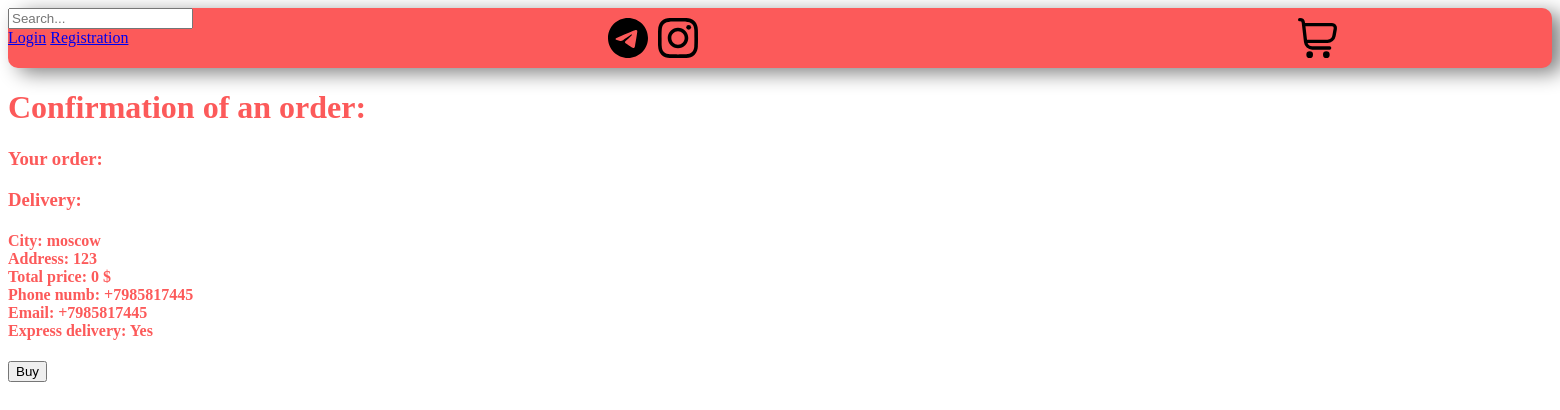
The page /market/order/1/ on the database its author committed.
### app_market/models.py (models this page shows)
class Order(models.Model):
    city = models.CharField(max_length=30)
    address = models.CharField(max_length=40)
    express_delivery = models.BooleanField(help_text='Cost: 500$')
    user = models.ForeignKey(User, on_delete=models.PROTECT, null=True, default=None)
    price = models.IntegerField(default=0)

### app_users/models.py (models this page shows, shortened)
class Profile(models.Model):
    user = models.OneToOneField(User, on_delete=models.CASCADE, verbose_name='user')
    first_name = models.CharField(max_length=20, verbose_name='First name')
    last_name = models.CharField(max_length=20, verbose_name='Last name')
    surname = models.CharField(max_length=20, verbose_name='Surname')
    phone_numb = models.CharField(max_length=15, unique=True, verbose_name='Phone number')
    avatar = models.ImageField(upload_to='files/avatars/', verbose_name='Avatar')
    email = models.EmailField(verbose_name='Email', unique=True)
    reg_date = models.DateTimeField(auto_now_add=True, verbose_name='Registration date')

### app_market/views.py (the view, shortened to what this page needs)
# urls.py: path('order/<int:pk>/', OrderView.as_view(), name='order'),
class OrderView(generic.DetailView):
    model = Order
    template_name = 'app_market/order.html'
    context_object_name = 'order'
    def get_context_data(self, **kwargs):
        context = super().get_context_data(**kwargs)
        context['cart'] = Cart(self.request)
        context['form'] = AddFaveCategory
        return context

### app_market/cart.py (called while the page is built)
    def __len__(self):
        return sum(item['quantity'] for item in self.cart.values())

### app_market/templates/app_market/order.html (shortened to what this page needs)
{% extends 'app_market/base.html' %}
{% block content %}
    <h1>Confirmation of an order:</h1>
    <h3>Your order:</h3>
    <h3>Delivery:</h3>
    <h4>
        City: {{ order.city }}<br>
        Address: {{ order.address }}<br>
        Total price: {{ order.price }} $<br>
        Phone numb: {{ order.user.profile.phone_numb }}<br>
        Email: {{ order.user.profile.email }}<br>
        {% if order.express_delivery %}
            Express delivery: Yes <br>
        {% else %}
            Express delivery: No <br>
        {% endif %}
    </h4>
    <form method="post">
        <button type="submit">Buy</button>
    </form>
{% endblock %}}

### static/css/style.css (style rules this page uses)
h1, h3, h4 { color: #fc5a5a; }

### rows shown on the page
Order: city "moscow", address "123", price "0", user.profile.phone_numb "+7985817445", user.profile.email "+7985817445"
